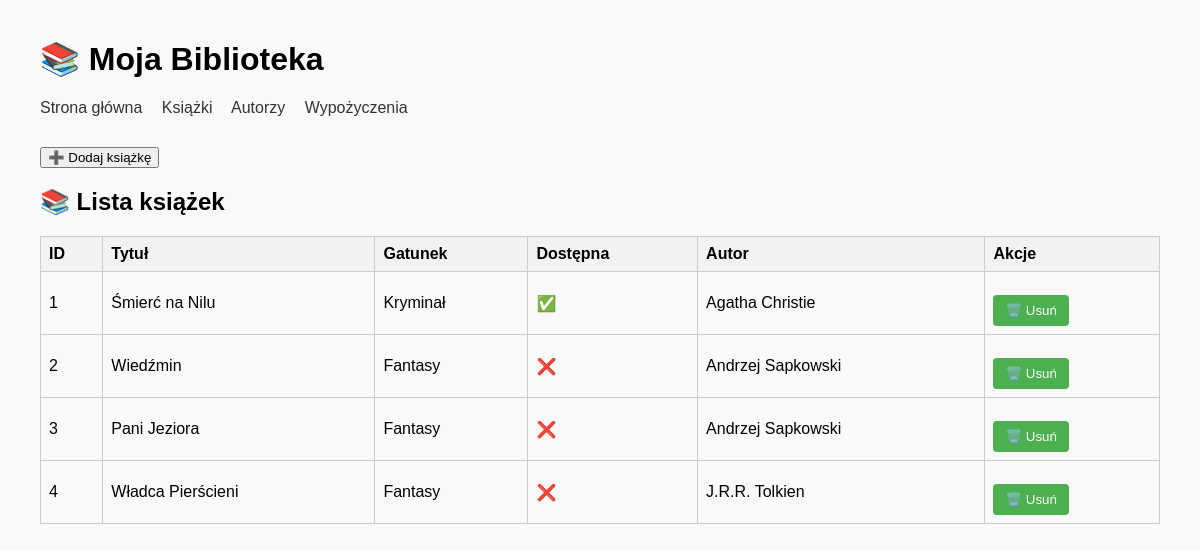
Before: /books with the older database file.
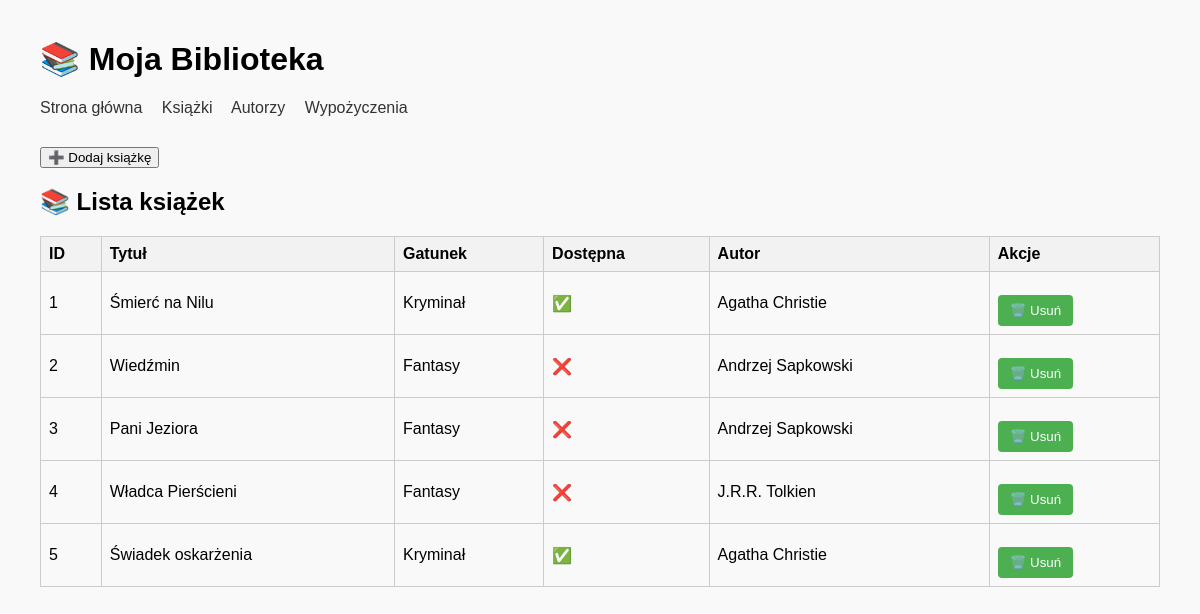
After: the same page with the newer database file.
### app/models.py (models this page shows, shortened)
class Book(db.Model):
    __tablename__ = "books"
    id = db.Column(db.Integer, primary_key=True)
    author_id = db.Column(db.Integer, db.ForeignKey("authors.id"), nullable=False)
    title = db.Column(db.String(200), nullable=False)
    genre = db.Column(db.String(100))
    available = db.Column(db.Boolean, default=True)
    borrowings = db.relationship("Borrowings", backref="book", lazy="dynamic")

class Author(db.Model):
    __tablename__ = "authors"
    id = db.Column(db.Integer, primary_key=True)
    name = db.Column(db.String(100), nullable=False)
    surname = db.Column(db.String(100), nullable=False)
    nationality = db.Column(db.String(100))
    books = db.relationship("Book", backref="author", lazy="dynamic")

### app/routes.py (the view)
@app.route("/books", strict_slashes=False)
def books():
    all_books = Book.query.all()
    return render_template("books.html", books=all_books)

### app/templates/books.html (shortened to what this page needs)
{% extends "base.html" %}
{% block content %}
<a href="{{ url_for('new_book') }}">
    <button>➕ Dodaj książkę</button>
</a>
<h2>📚 Lista książek</h2>
<table>
    <tr>
        <th>ID</th>
        <th>Tytuł</th>
        <th>Gatunek</th>
        <th>Dostępna</th>
        <th>Autor</th>
        <th>Akcje</th>
    </tr>
    {% for book in books %}
    <tr>
        <td>{{ book.id }}</td>
        <td>{{ book.title }}</td>
        <td>{{ book.genre }}</td>
        <td>{{ "✅" if book.available else "❌" }}</td>
        <td>{{ book.author.name }} {{ book.author.surname }}</td>
        <td>
            <form method="POST" action="{{ url_for('delete_book', book_id=book.id) }}" style="display:inline;">
                <button type="submit" onclick="return confirm('Czy na pewno chcesz usunąć tę książkę?')">🗑️
                    Usuń</button>
            </form>
        </td>
    </tr>
    {% endfor %}
</table>
{% endblock %}

### app/templates/base.html (shortened to what this page needs)
<!DOCTYPE html>
<html lang="pl">
<head>
    <link rel="stylesheet" href="{{ url_for('static', filename='style.css') }}">
</head>
<body>
    <header>
        <h1>📚 Moja Biblioteka</h1>
        <nav>
            <a href="/">Strona główna</a>
            <a href="/books">Książki</a>
            <a href="/authors">Autorzy</a>
            <a href="/borrowings">Wypożyczenia</a>
        </nav>
    </header>
    {% block content %}
    {% endblock %}
</body>
</html>

### app/static/style.css (style rules this page uses)
body { font-family: Arial, sans-serif; margin: 40px; background-color: #f9f9f9; }
header { margin-bottom: 30px; }
nav a { margin-right: 15px; text-decoration: none; color: #333; }
form { max-width: 400px; margin-bottom: 30px; }
form button { margin-top: 15px; padding: 8px 12px; background-color: #4CAF50; color: white; border: none; border-radius: 4px; cursor: pointer; }
table { width: 100%; border-collapse: collapse; margin-top: 20px; }
table th, table td { border: 1px solid #ccc; padding: 8px; text-align: left; }
table th { background-color: #f2f2f2; }

Changed rows visible on the page:
added Book: id "5", title "Świadek oskarżenia", genre "Kryminał", available "✅", author.name "Agatha", author.surname "Christie"
